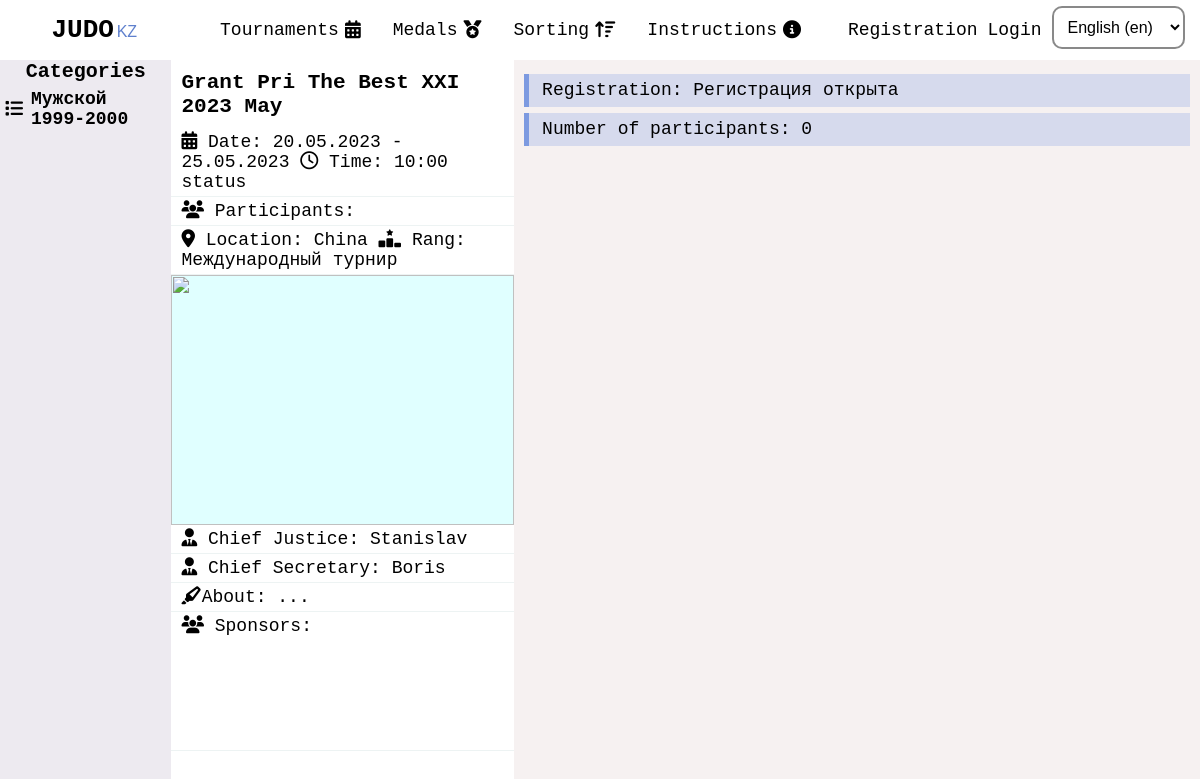
/en/tournaments/grant-pri-the-best-xxi-2023-may/, run on an earlier commit of the app's database.
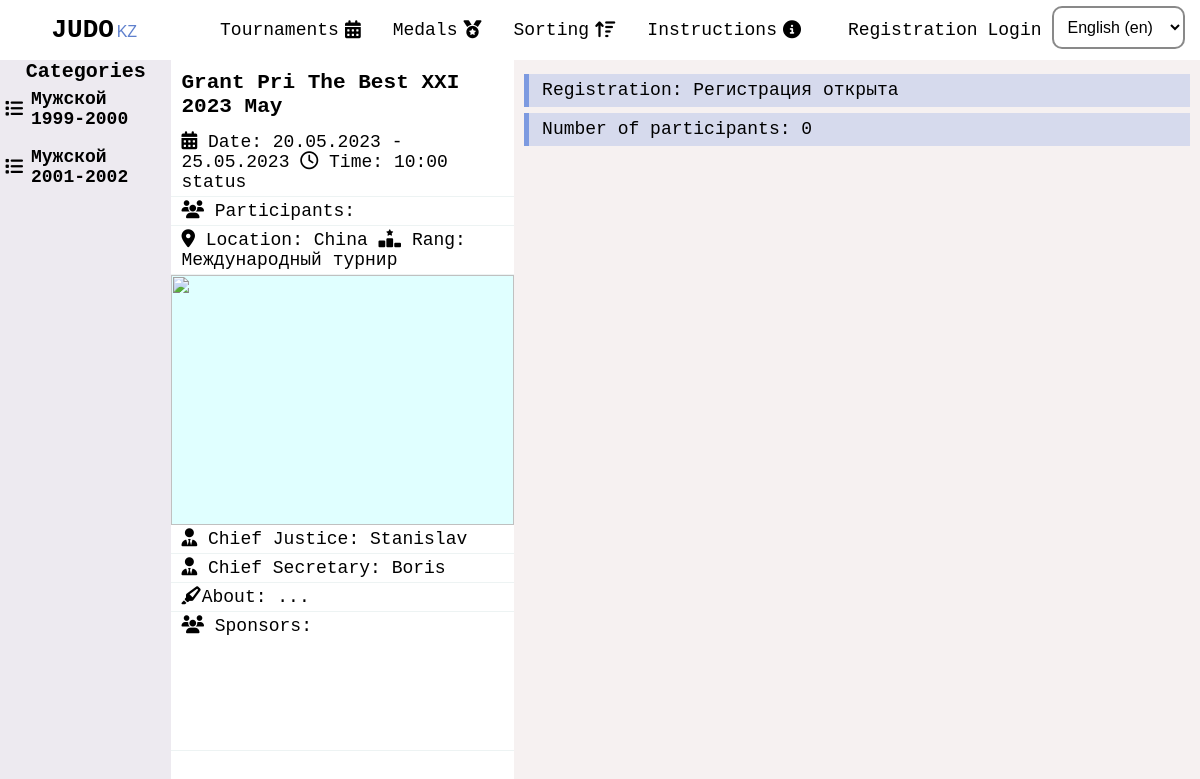
And on a later commit of the database.
### base/models.py (models this page shows, shortened)
class WeightCategory(models.Model):
   GENDER = (
      ('Мужской', 'Мужской'),
      ('Женский', 'Женский')
   )
   tournament = models.ForeignKey(Tournament, on_delete=models.CASCADE, blank=True)
   weight = models.ManyToManyField(Weight, default=[])
   year = models.CharField(max_length=20, blank=True)
   gender = models.CharField(max_length=20, blank=True, choices=GENDER)

### base/views/tournaments.py (the view)
# urls.py: path('tournaments/<str:slug>/', tournaments.tournamet_show, name='tournamet_show' ),
def tournamet_show(request, slug):
   tournament = get_object_or_404(Tournament, slug=slug)
   person_count = 0
   context = {
      'tournament': tournament,
   }
   return render(request, 'base/tournaments/show_tournament.html', context)

### base/templates/base/tournaments/show_tournament.html (shortened to what this page needs)
{% include 'main.html' %}
{% load static i18n %}
{% block title %}
<link rel="stylesheet" href="{% static 'css/tournaments/tournament_show.css' %}">
{% endblock title %}
{% block content %}
<div class="tournament">
   <div class="tournament__menu">
      <a class="tournament__weight__category__link" href="{% url 'base:tournamet_show' tournament.slug %}">
         {% trans 'Categories' %}
      </a>
      {% for weight_category in tournament.weightcategory_set.all  %}
         <a class="tournament__weight__category">
            <i class="fa-solid fa-list"></i>
            <h4>{{weight_category.gender}} {{weight_category.year}}</h4>
         </a>
      {% endfor %}
   </div>
   <div class="tournament__left">
      <h3>{{ tournament.title }}</h3>
      <p>
         <i class="fa-solid fa-calendar-days"></i>
         {% trans 'Date' %}: {{tournament.startData}} - {{tournament.finishData}}
         <i class="fa-regular fa-clock"></i>
         {% trans 'Time' %}: {{tournament.startTime}}
         {% trans 'status' %}
      </p>
      <p>
         <i class="fa-solid fa-users"></i> {% trans 'Participants' %}: {{person_count }}
      </p>
      <p>
         <i class="fa-solid fa-location-dot"></i> {% trans 'Location' %}: {{tournament.place}}
         <i class="fa-solid fa-ranking-star"></i> {% trans 'Rang' %}: {{tournament.rang}}
      </p>
      <div class="slider">
         <button id="slider__left" >
         </button>
         <img src="" alt="" id="slider__gallery">
         <button id="slider__right">
         </button>
      </div>
      <p>
         <i class="fa-solid fa-user-tie"></i> {% trans 'Chief Justice' %}: {{ tournament.chiefJustice}}
      </p>
      <p>
         <i class="fa-solid fa-user-tie"></i> {% trans 'Chief Secretary' %}: {{ tournament.chiefSecretary }}
      </p>
      <p>
         <i class="fa-solid fa-highlighter"></i>{% trans 'About' %}: {{tournament.about}}
      </p>
      <p class="tournament__sponsors">
         <span>
            <i class="fa-solid fa-users"></i>
            {% trans 'Sponsors' %}: </span>
      </p>
   </div>
   <div class="tournament__right">
      <div class="tournament__right__participants">{% trans 'Registration' %}:  {{tournament.status}}</div>
      <div class="tournament__right__participants">{% trans 'Number of participants' %}:  0</div>
   </div>
</div>
{% endblock content %}

What changed in the data, as far as the page shows it:
added WeightCategory: gender "Мужской", year "2001-2002"
